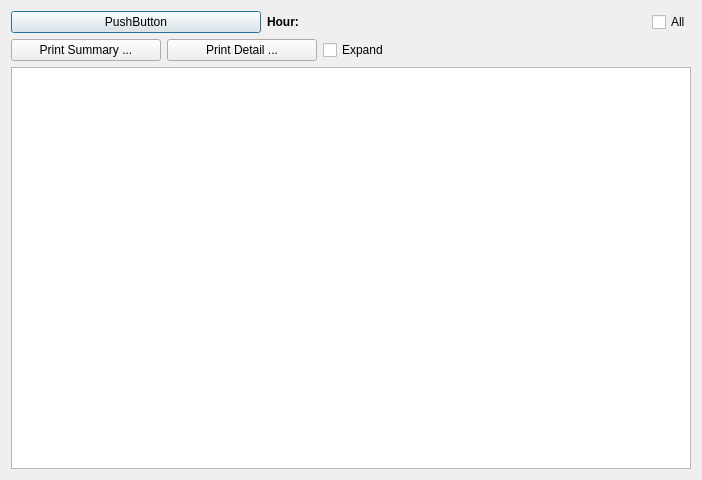
<?xml version="1.0" encoding="UTF-8"?>
<ui version="4.0">
 <class>CommLogForm</class>
 <widget class="QDialog" name="CommLogForm">
  <property name="geometry">
   <rect>
    <x>0</x>
    <y>0</y>
    <width>702</width>
    <height>480</height>
   </rect>
  </property>
  <property name="sizePolicy">
   <sizepolicy hsizetype="Expanding" vsizetype="Expanding">
    <horstretch>0</horstretch>
    <verstretch>0</verstretch>
   </sizepolicy>
  </property>
  <property name="windowTitle">
   <string>Dialog</string>
  </property>
  <layout class="QVBoxLayout" name="verticalLayout">
   <item>
    <layout class="QHBoxLayout" name="horizontalLayout_3" stretch="0,1,0">
     <item>
      <layout class="QHBoxLayout" name="horizontalLayout_2" stretch="0">
       <item>
        <widget class="QPushButton" name="btnDateTime">
         <property name="minimumSize">
          <size>
           <width>250</width>
           <height>0</height>
          </size>
         </property>
         <property name="text">
          <string>PushButton</string>
         </property>
        </widget>
       </item>
      </layout>
     </item>
     <item>
      <layout class="QHBoxLayout" name="hlHour">
       <item>
        <widget class="QLabel" name="lblSelHours">
         <property name="font">
          <font>
           <bold>true</bold>
          </font>
         </property>
         <property name="text">
          <string>Hour:</string>
         </property>
        </widget>
       </item>
      </layout>
     </item>
     <item>
      <widget class="QCheckBox" name="cbAllHours">
       <property name="text">
        <string>All</string>
       </property>
      </widget>
     </item>
    </layout>
   </item>
   <item>
    <layout class="QHBoxLayout" name="horizontalLayout" stretch="0,0,0">
     <item>
      <widget class="QPushButton" name="btnPrintSum">
       <property name="maximumSize">
        <size>
         <width>150</width>
         <height>16777215</height>
        </size>
       </property>
       <property name="text">
        <string>Print Summary ...</string>
       </property>
      </widget>
     </item>
     <item>
      <widget class="QPushButton" name="btnPrintDtl">
       <property name="maximumSize">
        <size>
         <width>150</width>
         <height>16777215</height>
        </size>
       </property>
       <property name="text">
        <string>Print Detail ...</string>
       </property>
      </widget>
     </item>
     <item>
      <widget class="QCheckBox" name="cbExpand">
       <property name="text">
        <string>Expand</string>
       </property>
      </widget>
     </item>
    </layout>
   </item>
   <item>
    <widget class="QTreeView" name="tvCommLog"/>
   </item>
  </layout>
 </widget>
 <resources/>
 <connections/>
</ui>
